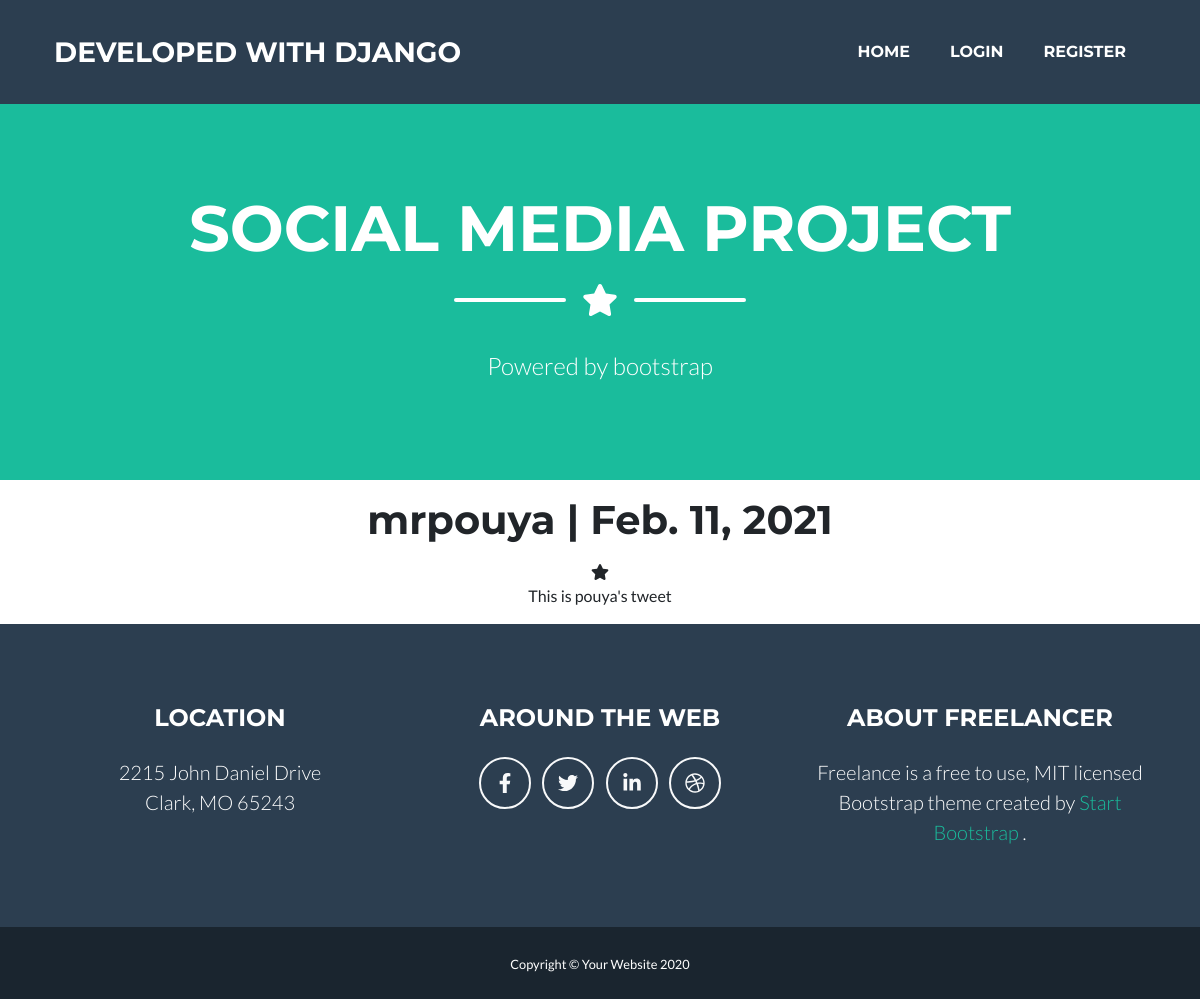
The page /2021/2/11/pouya/ on the database its author committed.
### posts/models.py (models this page shows, shortened)
class Post (models.Model):
    user = models.ForeignKey(User, on_delete=models.CASCADE)
    body = models.TextField(max_length = 400)
    slug = models.SlugField(max_length = 20)
    created = models.DateTimeField(auto_now_add=True)

### posts/views.py (the view)
# urls.py: path('<int:year>/<int:month>/<int:day>/<slug:slug>/', views.post_detail, name = "post_detail"),
def post_detail(request, year, month, day, slug):
    post = get_object_or_404(Post, created__year = year, created__month = month, created__day = day, slug = slug)
    return render(request, 'posts/post_detail.html', {'post':post})

### posts/templates/posts/post_detail.html (shortened to what this page needs)
{% extends 'index.html' %}
{% block content %}
 <center><p> <h1>{{post.user }} | {{post.created|date}}</h1></p>
    <div class="divider-custom-icon"><i class="fas fa-star"></i></div>
    <div class="divider-custom-line"></div></center>
 <center></h1><p> {{post.body }}</p></center>
{% endblock %}

### rows shown on the page
Post: user "mrpouya", created "Feb. 11, 2021", body "This is pouya's tweet"
